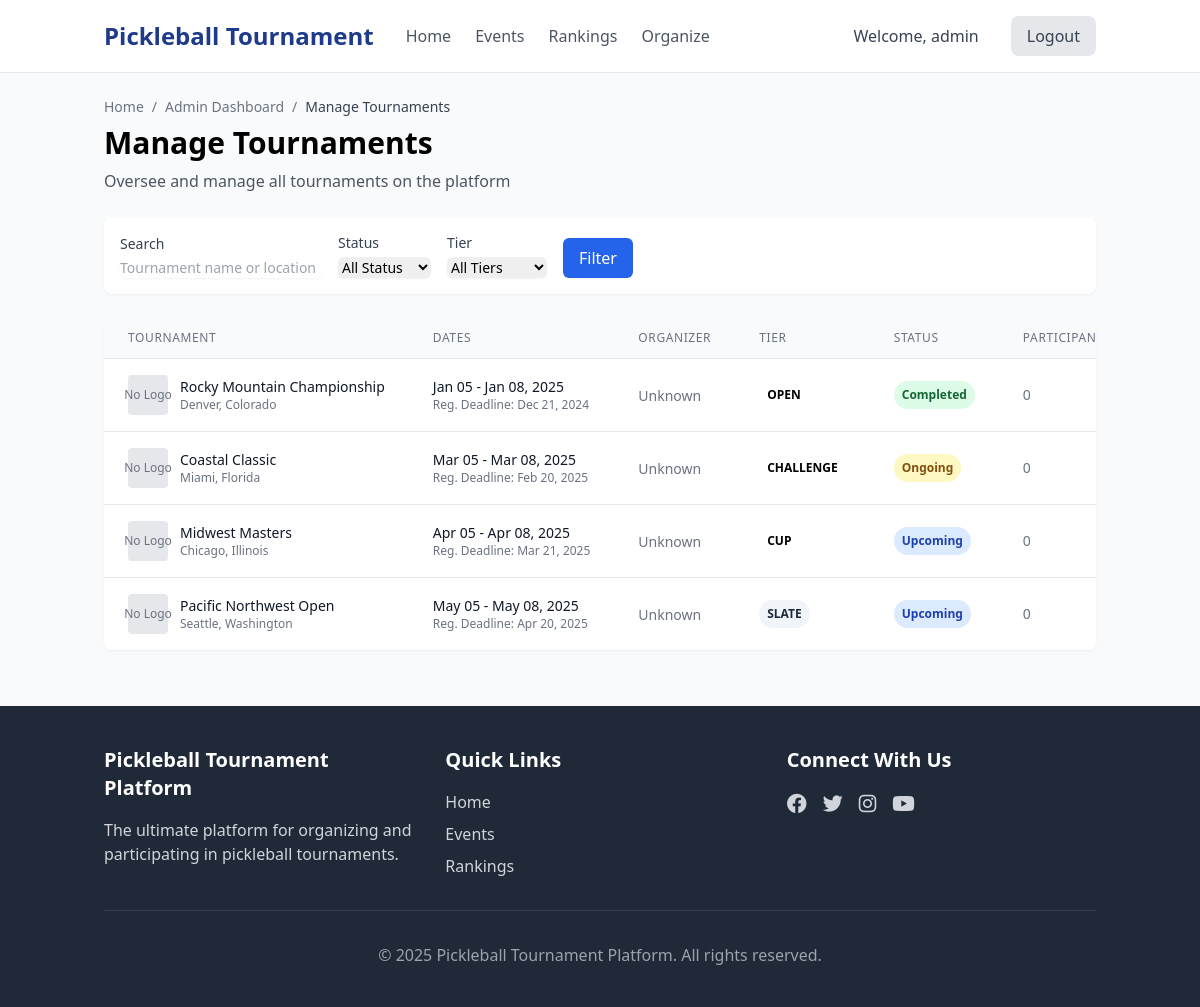
/admin/tournaments (signed in), run on an earlier commit of the app's database.
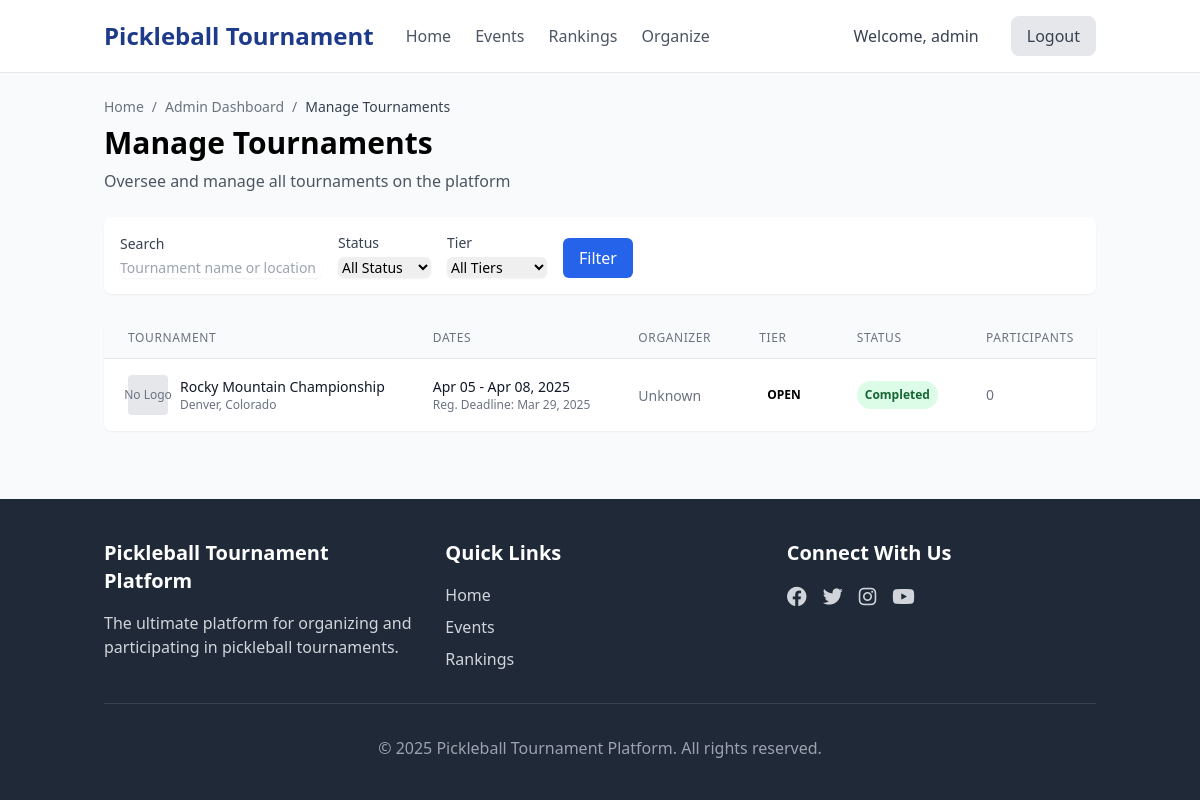
And on a later commit of the database.
### app/models.py (models this page shows, shortened)
class User(UserMixin, db.Model):
    id = db.Column(db.Integer, primary_key=True)
    username = db.Column(db.String(64), index=True, unique=True, nullable=False)
    email = db.Column(db.String(120), index=True, unique=True, nullable=False)
    password_hash = db.Column(db.String(128))
    role = db.Column(Enum(UserRole), default=UserRole.PLAYER)
    is_active = db.Column(db.Boolean, default=True)
    created_at = db.Column(db.DateTime, default=datetime.utcnow)
    player_profile = db.relationship('PlayerProfile', backref='user', uselist=False)
    tournaments_organized = db.relationship('Tournament', backref='organizer', lazy='dynamic')
    def is_admin(self):
        return self.role == UserRole.ADMIN
    def is_organizer(self):
        return self.role == UserRole.ORGANIZER or self.role == UserRole.ADMIN
    def is_player(self):
        return self.role == UserRole.PLAYER

class Tournament(db.Model):
    id = db.Column(db.Integer, primary_key=True)
    name = db.Column(db.String(100), nullable=False)
    organizer_id = db.Column(db.Integer, db.ForeignKey('user.id'))
    location = db.Column(db.String(200))
    description = db.Column(db.Text)
    start_date = db.Column(db.DateTime)
    end_date = db.Column(db.DateTime)
    registration_deadline = db.Column(db.DateTime)
    tier = db.Column(Enum(TournamentTier), default=TournamentTier.OPEN)
    format = db.Column(Enum(TournamentFormat), default=TournamentFormat.SINGLE_ELIMINATION)
    status = db.Column(Enum(TournamentStatus), default=TournamentStatus.UPCOMING)
    prize_pool = db.Column(db.Float)
    logo = db.Column(db.String(255))
    banner = db.Column(db.String(255))
    registration_fee = db.Column(db.Float, default=0.0)
    created_at = db.Column(db.DateTime, index=True, default=datetime.utcnow)
    categories = db.relationship('TournamentCategory', backref='tournament', lazy='dynamic')

### app/admin/routes.py (the view)
@bp.route('/tournaments')
@login_required
@admin_required
def tournaments():
    page = request.args.get('page', 1, type=int)
    tournaments = Tournament.query.paginate(page=page, per_page=10)
    return render_template('admin/tournaments.html',
                           title='Manage Tournaments',
                           tournaments=tournaments)

### app/models.py (called while the page is built)
@login.user_loader
def load_user(id):
    return User.query.get(int(id))

### app/templates/admin/tournaments.html (shortened to what this page needs)
{% extends "base.html" %}
{% block content %}
<div class="mb-6">
    <div class="flex items-center gap-2 text-gray-500 text-sm mb-2">
        <a href="{{ url_for('main.index') }}" class="hover:text-blue-600">Home</a>
        <span>/</span>
        <a href="{{ url_for('admin.dashboard') }}" class="hover:text-blue-600">Admin Dashboard</a>
        <span>/</span>
        <span class="text-gray-700">Manage Tournaments</span>
    </div>
    <h1 class="text-3xl font-bold mb-2">Manage Tournaments</h1>
    <div class="text-gray-600">Oversee and manage all tournaments on the platform</div>
</div>
<div class="bg-white p-4 rounded-lg shadow-sm mb-6">
    <form method="GET" class="flex flex-wrap items-end gap-4">
        <div>
            <label for="search" class="block text-sm font-medium text-gray-700 mb-1">Search</label>
            <input type="text" name="search" id="search" value="{{ request.args.get('search', '') }}"
                class="shadow-sm focus:ring-blue-500 focus:border-blue-500 block w-full sm:text-sm border-gray-300 rounded-md"
                placeholder="Tournament name or location">
        </div>
        <div>
            <label for="status" class="block text-sm font-medium text-gray-700 mb-1">Status</label>
            <select name="status" id="status"
                class="shadow-sm focus:ring-blue-500 focus:border-blue-500 block w-full sm:text-sm border-gray-300 rounded-md">
                <option value="">All Status</option>
            </select>
        </div>
        <div>
            <label for="tier" class="block text-sm font-medium text-gray-700 mb-1">Tier</label>
            <select name="tier" id="tier"
                class="shadow-sm focus:ring-blue-500 focus:border-blue-500 block w-full sm:text-sm border-gray-300 rounded-md">
                <option value="">All Tiers</option>
            </select>
        </div>
        <div>
            <button type="submit" class="bg-blue-600 text-white py-2 px-4 rounded-md hover:bg-blue-700">
                Filter
            </button>
        </div>
    </form>
</div>
<div class="bg-white rounded-lg shadow-sm overflow-hidden mb-8">
    <div class="overflow-x-auto">
        <table class="min-w-full divide-y divide-gray-200">
            <thead class="bg-gray-50">
                <tr>
                    <th scope="col" class="px-6 py-3 text-left text-xs font-medium text-gray-500 uppercase tracking-wider">
                        Tournament
                    </th>
                    <th scope="col" class="px-6 py-3 text-left text-xs font-medium text-gray-500 uppercase tracking-wider">
                        Dates
                    </th>
                    <th scope="col" class="px-6 py-3 text-left text-xs font-medium text-gray-500 uppercase tracking-wider">
                        Organizer
                    </th>
                    <th scope="col" class="px-6 py-3 text-left text-xs font-medium text-gray-500 uppercase tracking-wider">
                        Tier
                    </th>
                    <th scope="col" class="px-6 py-3 text-left text-xs font-medium text-gray-500 uppercase tracking-wider">
                        Status
                    </th>
                    <th scope="col" class="px-6 py-3 text-left text-xs font-medium text-gray-500 uppercase tracking-wider">
                        Participants
                    </th>
                </tr>
            </thead>
            <tbody class="bg-white divide-y divide-gray-200">
                {% for tournament in tournaments.items %}
                    <tr>
                        <td class="px-6 py-4 whitespace-nowrap">
                            <div class="flex items-center">
                                {% if tournament.logo %}
                                    <img src="{{ url_for('static', filename=tournament.logo) }}" alt="{{ tournament.name }}" class="w-10 h-10 object-contain mr-3">
                                {% else %}
                                    <div class="w-10 h-10 bg-gray-200 flex items-center justify-center rounded mr-3">
                                        <span class="text-xs text-gray-500">No Logo</span>
                                    </div>
                                {% endif %}
                                <div>
                                    <div class="text-sm font-medium text-gray-900">
                                        {{ tournament.name }}
                                    </div>
                                    <div class="text-xs text-gray-500">
                                        {{ tournament.location }}
                                    </div>
                                </div>
                            </div>
                        </td>
                        <td class="px-6 py-4 whitespace-nowrap">
                            <div class="text-sm text-gray-900">
                                {{ tournament.start_date.strftime('%b %d') }} - {{ tournament.end_date.strftime('%b %d, %Y') }}
                            </div>
                            <div class="text-xs text-gray-500">
                                Reg. Deadline: {{ tournament.registration_deadline.strftime('%b %d, %Y') }}
                            </div>
                        </td>
                        <td class="px-6 py-4 whitespace-nowrap">
                            {% if organizer %}
                                <a href="{{ url_for('admin.user_detail', id=tournament.organizer_id) }}" class="text-sm text-blue-600 hover:text-blue-900">
                                    {{ organizer.username }}
                                </a>
                            {% else %}
                                <span class="text-sm text-gray-500">Unknown</span>
                            {% endif %}
                        </td>
                        <td class="px-6 py-4 whitespace-nowrap">
                            <span class="px-2 py-1 inline-flex text-xs leading-5 font-semibold rounded-full bg-{{ tournament.tier.value|lower }}-100 text-{{ tournament.tier.value|lower }}-800">
                                {{ tournament.tier.value }}
                            </span>
                        </td>
                        <td class="px-6 py-4 whitespace-nowrap">
                            <span class="px-2 py-1 inline-flex text-xs leading-5 font-semibold rounded-full
                                {% if tournament.status.value == 'upcoming' %}
                                    bg-blue-100 text-blue-800
                                {% elif tournament.status.value == 'ongoing' %}
                                    bg-yellow-100 text-yellow-800
                                {% else %}
                                    bg-green-100 text-green-800
                                {% endif %}">
                                {{ tournament.status.value|capitalize }}
                            </span>
                        </td>
                        <td class="px-6 py-4 whitespace-nowrap text-sm text-gray-500">
                            {% set total_registrations = 0 %}
                            {% for category in tournament.categories %}
                                {% set total_registrations = total_registrations + category.registrations.count() %}
                            {% endfor %}
                            {{ total_registrations }}
                        </td>
                    </tr>
                {% endfor %}
            </tbody>
        </table>
    </div>
</div>
{% endblock %}

### app/templates/base.html (shortened to what this page needs)
<!DOCTYPE html>
<html lang="en">
<head>
    <script src="https://cdn.tailwindcss.com"></script>
    <link rel="stylesheet" href="https://cdnjs.cloudflare.com/ajax/libs/font-awesome/6.0.0/css/all.min.css">
</head>
<body class="bg-gray-50 min-h-screen flex flex-col">
    <header class="bg-white border-b border-gray-200">
        <div class="container mx-auto px-4 py-4">
            <div class="flex items-center justify-between">
                <div class="flex items-center space-x-8">
                    <a href="{{ url_for('main.index') }}" class="text-2xl font-bold text-blue-900">Pickleball Tournament</a>
                    <nav class="hidden md:flex space-x-6">
                        <a href="{{ url_for('main.index') }}" class="text-gray-600 hover:text-blue-600">Home</a>
                        <a href="{{ url_for('main.events') }}" class="text-gray-600 hover:text-blue-600">Events</a>
                        <a href="{{ url_for('main.rankings') }}" class="text-gray-600 hover:text-blue-600">Rankings</a>
                        {% if current_user.is_authenticated %}
                            {% if current_user.is_player() %}
                                <a href="{{ url_for('player.dashboard') }}" class="text-gray-600 hover:text-blue-600">My Profile</a>
                            {% elif current_user.is_organizer() %}
                                <a href="{{ url_for('organizer.dashboard') }}" class="text-gray-600 hover:text-blue-600">Organize</a>
                            {% elif current_user.is_admin() %}
                                <a href="{{ url_for('admin.dashboard') }}" class="text-gray-600 hover:text-blue-600">Admin</a>
                            {% endif %}
                        {% endif %}
                    </nav>
                </div>
                <div class="flex space-x-4">
                    {% if current_user.is_authenticated %}
                        <span class="hidden md:inline-block px-4 py-2 text-gray-700">Welcome, {{ current_user.username }}</span>
                        <a href="{{ url_for('auth.logout') }}" class="px-4 py-2 bg-gray-200 text-gray-700 rounded-lg hover:bg-gray-300 transition">Logout</a>
                    {% else %}
                        <a href="{{ url_for('auth.login') }}" class="px-4 py-2 bg-blue-600 text-white rounded-lg hover:bg-blue-700 transition">Sign In</a>
                        <a href="{{ url_for('auth.register') }}" class="px-4 py-2 bg-yellow-400 text-gray-900 rounded-lg hover:bg-yellow-500 transition">Register</a>
                    {% endif %}
                </div>
            </div>
        </div>
    </header>
    <main class="flex-grow container mx-auto px-4 py-6">
        {% block content %}{% endblock %}
    </main>
    <footer class="bg-gray-800 text-white py-10">
        <div class="container mx-auto px-4">
            <div class="grid grid-cols-1 md:grid-cols-3 gap-8">
                <div>
                    <h3 class="text-xl font-bold mb-4">Pickleball Tournament Platform</h3>
                    <p class="text-gray-300">The ultimate platform for organizing and participating in pickleball tournaments.</p>
                </div>
                <div>
                    <h3 class="text-xl font-bold mb-4">Quick Links</h3>
                    <ul class="space-y-2">
                        <li><a href="{{ url_for('main.index') }}" class="text-gray-300 hover:text-white">Home</a></li>
                        <li><a href="{{ url_for('main.events') }}" class="text-gray-300 hover:text-white">Events</a></li>
                        <li><a href="{{ url_for('main.rankings') }}" class="text-gray-300 hover:text-white">Rankings</a></li>
                    </ul>
                </div>
                <div>
                    <h3 class="text-xl font-bold mb-4">Connect With Us</h3>
                    <div class="flex space-x-4">
                        <a href="#" class="text-gray-300 hover:text-white text-xl"><i class="fab fa-facebook"></i></a>
                        <a href="#" class="text-gray-300 hover:text-white text-xl"><i class="fab fa-twitter"></i></a>
                        <a href="#" class="text-gray-300 hover:text-white text-xl"><i class="fab fa-instagram"></i></a>
                        <a href="#" class="text-gray-300 hover:text-white text-xl"><i class="fab fa-youtube"></i></a>
                    </div>
                </div>
            </div>
            <div class="mt-8 pt-8 border-t border-gray-700 text-center text-gray-400">
                <p>&copy; {{ now.year if now else 2025 }} Pickleball Tournament Platform. All rights reserved.</p>
            </div>
        </div>
    </footer>
</body>
</html>

What changed in the data, as far as the page shows it:
removed Tournament: shows "No Logo", name "Coastal Classic", location "Miami, Florida", start_date "Mar 05", end_date "Mar 08, 2025", registration_deadline "Feb 20, 2025", tier.value "CHALLENGE", status.value "Ongoing", total_registrations "0"
removed Tournament: shows "No Logo", name "Midwest Masters", location "Chicago, Illinois", start_date "Apr 05", end_date "Apr 08, 2025", registration_deadline "Mar 21, 2025", tier.value "CUP", status.value "Upcoming", total_registrations "0"
removed Tournament: shows "No Logo", name "Pacific Northwest Open", location "Seattle, Washington", start_date "May 05", end_date "May 08, 2025", registration_deadline "Apr 20, 2025", tier.value "SLATE", status.value "Upcoming", total_registrations "0"
changed Tournament "Rocky Mountain Championship": start_date "Jan 05" → "Apr 05"; end_date "Jan 08, 2025" → "Apr 08, 2025"; registration_deadline "Dec 21, 2024" → "Mar 29, 2025"
